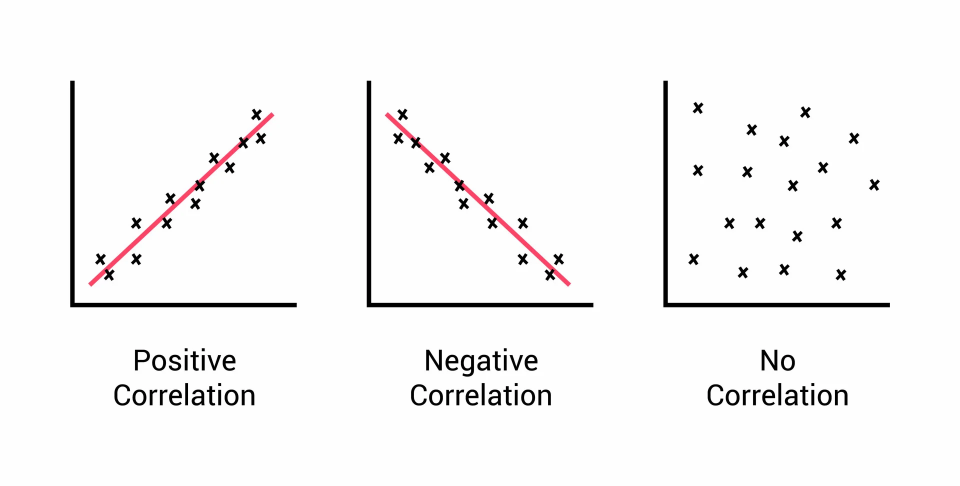
#> input picture Statistics & Probability/Data Correlation/images/correlation.png, 1920 x 972 px (shown at 1/2 size)
$ jupyter execute correlation.ipynb
#> lines starting #> are read from the running program, lines starting #| are printed output that depends on the picture
1. [Correlation](#correlation)

#### Correlation:
- a relationship between two variables but no proven cause and effect
- 2 types of correlation
    - positive correlation
    - negative correlation

[cell 1]
from PIL import Image
from IPython.display import display

img = Image.open('images/correlation.png')
#> img is the input picture: PIL image 1920x972 RGB; mean R, G, B 246.6, 245.8, 246
new_image = img.resize((750, 350))
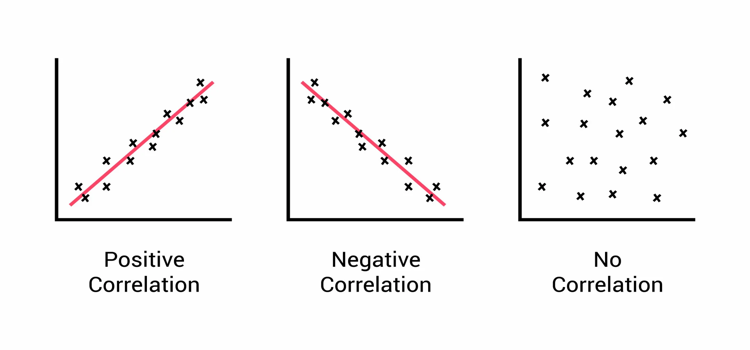
#> new_image: PIL image 750x350 RGB; mean R, G, B 246.6, 245.8, 246
display(new_image)
